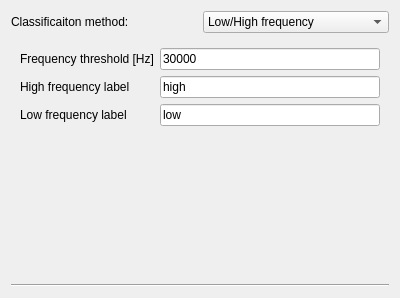
<?xml version="1.0" encoding="UTF-8"?>
<ui version="4.0">
 <class>ClassificationSettingsWidget</class>
 <widget class="QWidget" name="ClassificationSettingsWidget">
  <property name="geometry">
   <rect>
    <x>0</x>
    <y>0</y>
    <width>400</width>
    <height>298</height>
   </rect>
  </property>
  <property name="windowTitle">
   <string>Form</string>
  </property>
  <layout class="QVBoxLayout" name="verticalLayout">
   <item>
    <layout class="QHBoxLayout" name="classificationHorizontalLayout">
     <item>
      <widget class="QLabel" name="classificationLabel">
       <property name="text">
        <string>Classificaiton method:</string>
       </property>
      </widget>
     </item>
     <item>
      <widget class="QComboBox" name="classificationComboBox">
       <item>
        <property name="text">
         <string>Low/High frequency</string>
        </property>
       </item>
      </widget>
     </item>
    </layout>
   </item>
   <item>
    <widget class="QStackedWidget" name="classificationStackedWidget">
     <property name="currentIndex">
      <number>0</number>
     </property>
     <widget class="QWidget" name="LowHighFrequencyPage">
      <layout class="QGridLayout" name="gridLayout">
       <item row="0" column="1">
        <widget class="QLineEdit" name="frequencyThresholdEdit">
         <property name="text">
          <string>30000</string>
         </property>
        </widget>
       </item>
       <item row="1" column="1">
        <widget class="QLineEdit" name="highLabelNameEdit">
         <property name="text">
          <string>high</string>
         </property>
        </widget>
       </item>
       <item row="2" column="0">
        <widget class="QLabel" name="lowLabelNameLabel">
         <property name="text">
          <string>Low frequency label</string>
         </property>
        </widget>
       </item>
       <item row="0" column="0">
        <widget class="QLabel" name="frequencyThresholdLabel">
         <property name="text">
          <string>Frequency threshold [Hz]</string>
         </property>
        </widget>
       </item>
       <item row="1" column="0">
        <widget class="QLabel" name="highLabelNameLabel">
         <property name="text">
          <string>High frequency label</string>
         </property>
        </widget>
       </item>
       <item row="2" column="1">
        <widget class="QLineEdit" name="lowLabelNameEdit">
         <property name="text">
          <string>low</string>
         </property>
        </widget>
       </item>
       <item row="3" column="0">
        <spacer name="verticalSpacer">
         <property name="orientation">
          <enum>Qt::Vertical</enum>
         </property>
         <property name="sizeHint" stdset="0">
          <size>
           <width>20</width>
           <height>40</height>
          </size>
         </property>
        </spacer>
       </item>
      </layout>
     </widget>
     <widget class="QWidget" name="page_2"/>
    </widget>
   </item>
   <item>
    <widget class="Line" name="upperHorizontalLine">
     <property name="orientation">
      <enum>Qt::Horizontal</enum>
     </property>
    </widget>
   </item>
  </layout>
 </widget>
 <resources/>
 <connections/>
</ui>
